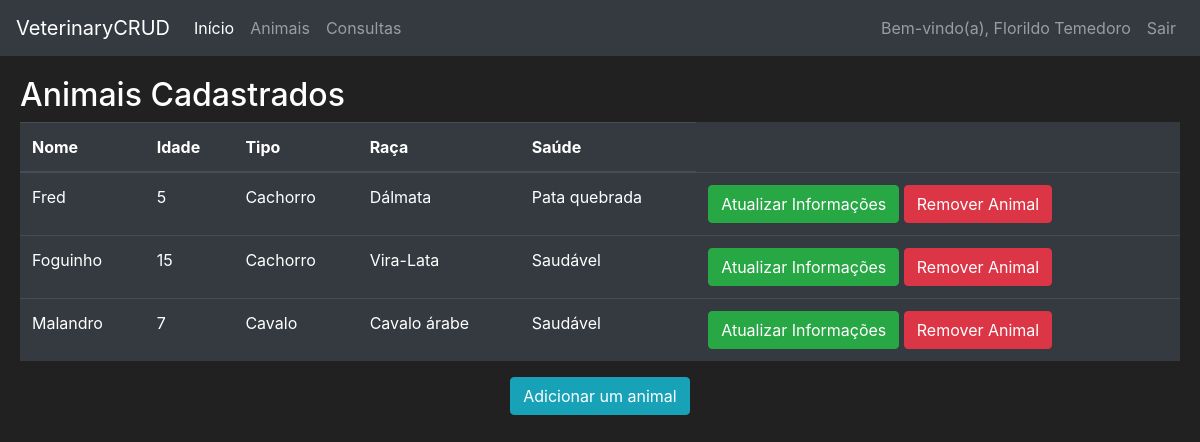
Before: /animals (signed in) with the older database file.
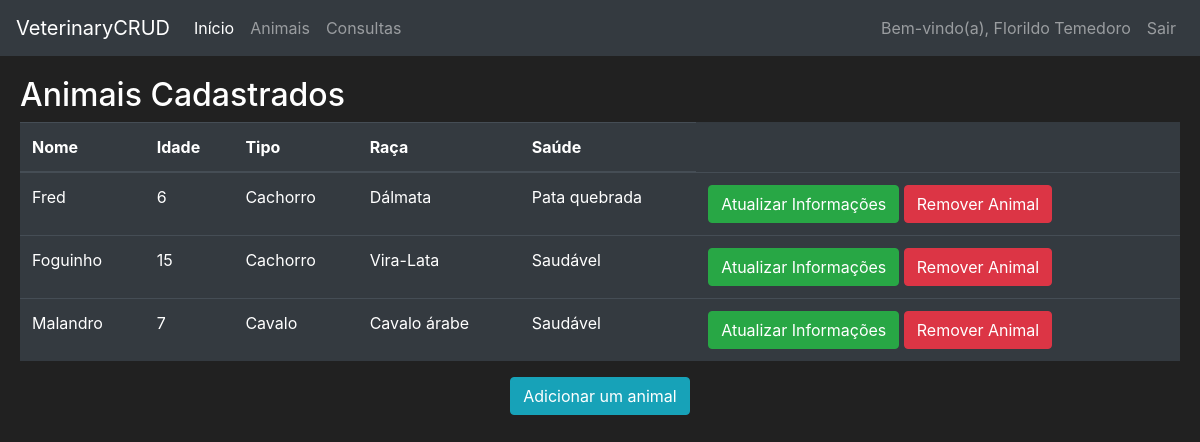
After: the same page with the newer database file.
### veterinary/models.py (models this page shows, shortened)
class User(db.Model, UserMixin):
    __tablename__ = 'user'
    login = db.Column(db.String(length=10), primary_key=True)
    name = db.Column(db.String(length=50), nullable=False, unique=True)
    cpf = db.Column(db.String(length=11), nullable=False, unique=True)
    password_hash = db.Column(db.String(length=60), nullable=False)
    user_type = db.Column(db.String(length=50), nullable=False)
    __mapper_args__ = {
        'polymorphic_identity':'user',
        'polymorphic_on':user_type
    }
    @property
    def password(self):
        return self.password
    def is_client(self):
        return self.user_type == 'client'
    def is_veterinarian(self):
        return self.user_type == 'veterinarian'

class Animal(db.Model):
    id = db.Column(db.Integer(), primary_key=True)
    name = db.Column(db.String(length=20), nullable=False)
    age = db.Column(db.Integer(), nullable=False)
    type = db.Column(db.String(length=15), nullable=False)
    race = db.Column(db.String(length=20), nullable=False)
    health = db.Column(db.String(length=30), nullable=False)
    client_login = db.Column(db.String(length=10), db.ForeignKey('user.login'), nullable=False)
    consultations = db.relationship('Consultation', backref='animal', lazy=True)

### veterinary/routes.py (the view, shortened to what this page needs)
@app.route('/animals', methods=['GET', 'POST'])
@login_required
def animals_page():
    update_animal_form = RegisterAnimalForm()
    register_animal_form = RegisterAnimalForm()
    delete_animal_form = ConfirmForm()
    update_health_form = UpdateHealthForm()
    if request.method == "GET":
        if current_user.is_client():
            animals = Animal.query.filter_by(client_login=current_user.login)
        elif current_user.is_veterinarian():
            animals = Animal.query.all()
        return render_template('animals.html',
                               animals=animals,
                               update_animal_form=update_animal_form,
                               register_animal_form=register_animal_form,
                               delete_animal_form=delete_animal_form,
                               update_health_form=update_health_form,
                               User=User)

### veterinary/forms.py (called while the page is built)
    def insert_default(self, animal):
        self.name.default = animal.name
        self.age.default = animal.age
        self.type.default = animal.type
        self.race.default = animal.race

### veterinary/models.py (called while the page is built)
@login_manager.user_loader
def load_user(user_login):
    return User.query.get(user_login)

### veterinary/templates/animals.html (shortened to what this page needs)
{% extends 'base.html' %}
{% block content %}
<div class="row" style="margin-top:20px; margin-left:20px; margin-right:20px">
    <h2>Animais Cadastrados</h2>
    <br>
    <table class="table table-hover table-dark">
        <thead>
            <tr>
                <th scope="col">Nome</th>
                <th scope="col">Idade</th>
                <th scope="col">Tipo</th>
                <th scope="col">Raça</th>
                <th scope="col">Saúde</th>
            </tr>
        </thead>
        <tbody>
        {% for animal in animals %}
        <tr>
            <td>{{ animal.name }}</td>
            <td>{{ animal.age }}</td>
            <td>{{ animal.type }}</td>
            <td>{{ animal.race }}</td>
            <td>{{ animal.health }}</td>
            <td>
                {% if current_user.is_client() %}
                    <button class="btn btn-outline btn-success" data-toggle="modal"
                            data-target="#Modal-UpdateInfo-{{ animal.id }}">Atualizar Informações
                    </button>
                    <button class="btn btn-outline btn-danger" data-toggle="modal"
                            data-target="#Modal-DeleteAnimal-{{ animal.id }}">Remover Animal
                    </button>
                {% else %}
                    <button class="btn btn-outline btn-success" data-toggle="modal"
                            data-target="#Modal-UpdateHealth-{{ animal.id }}">Atualizar Saúde
                    </button>
                {% endif %}
            </td>
        </tr>
        {% endfor %}
        </tbody>
    </table>
    <div class="container">
        {% if current_user.is_client() %}
            <div class="row justify-content-md-center">
                <button class="btn btn-outline btn-info" data-toggle="modal"
                        data-target="#Modal-AddIAnimal">Adicionar um animal
                </button>
            </div>
        {% endif %}
    </div>
</div>
{% endblock %}

### veterinary/templates/base.html (shortened to what this page needs)
<!doctype html>
<html lang="en">
   <head>
      <link rel="stylesheet" href="https://cdn.jsdelivr.net/npm/bootstrap@4.5.3/dist/css/bootstrap.min.css">
   </head>
   <body>
    <nav class="navbar navbar-expand-md navbar-dark bg-dark">
      <a class="navbar-brand" href="#">VeterinaryCRUD</a>
      <div class="collapse navbar-collapse" id="navbarNav">
        <ul class="navbar-nav mr-auto">
            <li class="nav-item active">
                <a class="nav-link" href="{{ url_for('home_page') }}">Início <span class="sr-only">(current)</span></a>
            </li>
            {% if current_user.is_authenticated %}
                <li class="nav-item">
                    <a class="nav-link" href="{{ url_for('animals_page') }}">Animais</a>
                </li>
                <li class="nav-item">
                    <a class="nav-link" href="{{ url_for('consultations_page') }}">Consultas</a>
                </li>
            {% endif %}
        </ul>
        <ul class="navbar-nav">
            {% if current_user.is_authenticated %}
            <li class="nav-item">
                <a class="nav-link">Bem-vindo(a), {{ current_user.name }}</a>
            </li>
            <li class="nav-item">
                <a class="nav-link" href="{{ url_for('logout_page') }}">Sair</a>
            </li>
            {% endif %}
        </ul>
      </div>
    </nav>
      {% block content %}
      {% endblock %}
   </body>
</html>

### veterinary/templates/base.html (style rules this page uses)
body { background-color: #212121; color: white }

Changed rows visible on the page:
changed Animal "Fred": age "5" → "6"
